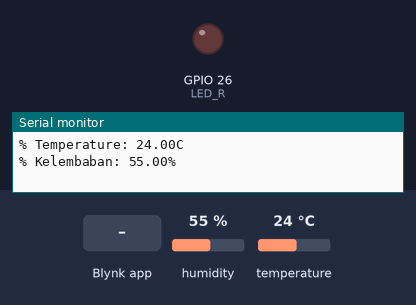
Bench run of a program on a simulated ESP32. On the bench: output pins drawn as LEDs (lit = HIGH), the last lines printed to the serial monitor. The test bench sets the inputs (shaded band); at power-on: humidity 55 %, temperature 24 °C. WiFi joins after 1.5 s; servers stay silent unless stated.

Above: at 3.0 s.
3.1 s: Blynk app writes 1 to V2
At 3.4 s:
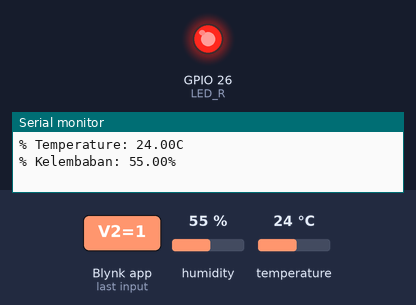
4.6 s: Blynk app writes 0 to V2
At 5.8 s:
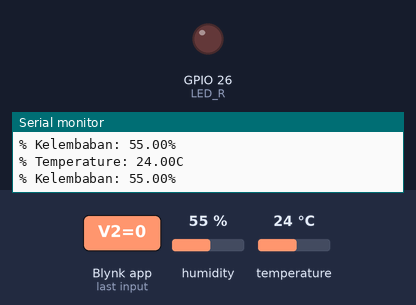
6.1 s: Blynk app writes 200 to V2
At 6.9 s:
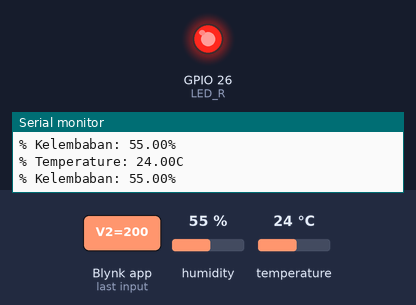
Timing chart, 0 to 9.1 s (numbered marks = the images above; inputs shaded):
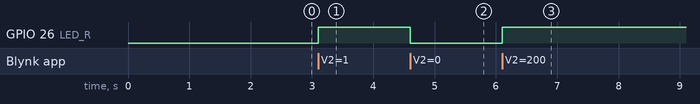

The program:

main.cpp
```cpp
#define BLYNK_DEVICE_NAME "Esp32IoT"
#define BLYNK_PRINT Serial

#define BLYNK_TEMPLATE_ID "TMPL6Sd8QyGqx"
#define BLYNK_TEMPLATE_NAME "Web Dashboard"
#define BLYNK_AUTH_TOKEN "38uOUp9ihK2LITGcYrUVUj-iuL9DABHB"

#include <WiFi.h>
#include <BlynkSimpleEsp32.h>
#include <DHTesp.h> //Library untuk DHT

char auth[] = BLYNK_AUTH_TOKEN ; //Auth Token

char ssid[] = "Wokwi-GUEST"; //nama hotspot yang digunakan
char pass[] = ""; //password hotspot yang digunakan

const int DHT_PIN = 15;

int value0, value1, value2, value3, value6;

byte LED_R = 26;
byte LED_Y = 27;
byte LED_G = 14;
byte LED_B = 12;

DHTesp dht;

BlynkTimer timer;

//function untuk pengiriman sensor
void sendSensor()
{
 TempAndHumidity  data = dht.getTempAndHumidity();

//menampilkan temperature pada Serial monitor
Serial.print("% Temperature: ");
Serial.print(data.temperature);
Serial.println("C ");
Serial.print("% Kelembaban: ");
Serial.print(data.humidity);
Serial.println("% ");

Blynk.virtualWrite(V0, data.temperature); //mengirimkan data temperatur ke Virtual pin VO di Blynk Cloud
Blynk.virtualWrite(V1, data.humidity); //mengirimkan data kelemaban ke Virtual pin V1 di Blynk Cloud
}

BLYNK_WRITE(V2)
{
  int nilaiBacaIO =param.asInt();
   digitalWrite(LED_R, nilaiBacaIO);
  Blynk.virtualWrite(V3, nilaiBacaIO);
}

void setup()
{
// Debug console
Serial.begin(115200); //serial monitor menggunakan bautrate 9600
dht.setup(DHT_PIN, DHTesp::DHT22);
pinMode(LED_R, OUTPUT);

Blynk.begin(auth, ssid, pass); //memulai Blynk
timer.setInterval(1000, sendSensor); //Mengaktifkan timer untuk pengiriman data 1000ms
}

void loop()
{

Blynk.run(); //menjalankan blynk
timer.run(); //menjalankan timer
}
```

Measured:
- after the input at 3.1 s, GPIO 26 (LED_R): LOW → HIGH at once
- after the input at 4.6 s, GPIO 26 (LED_R): HIGH → LOW at once
- after the input at 6.1 s, GPIO 26 (LED_R): LOW → HIGH at once
